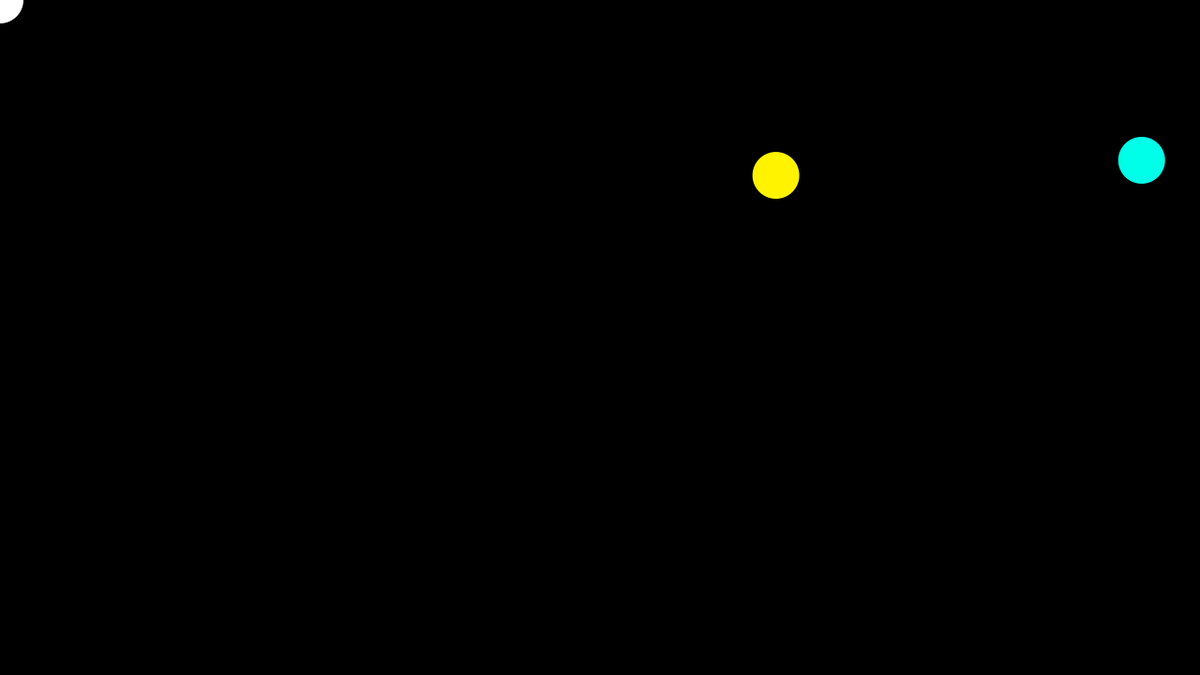
Frame 1 (no input)
Frame 60 (the mouse pressed at the canvas centre just before this capture): identical to frame 1, image omitted
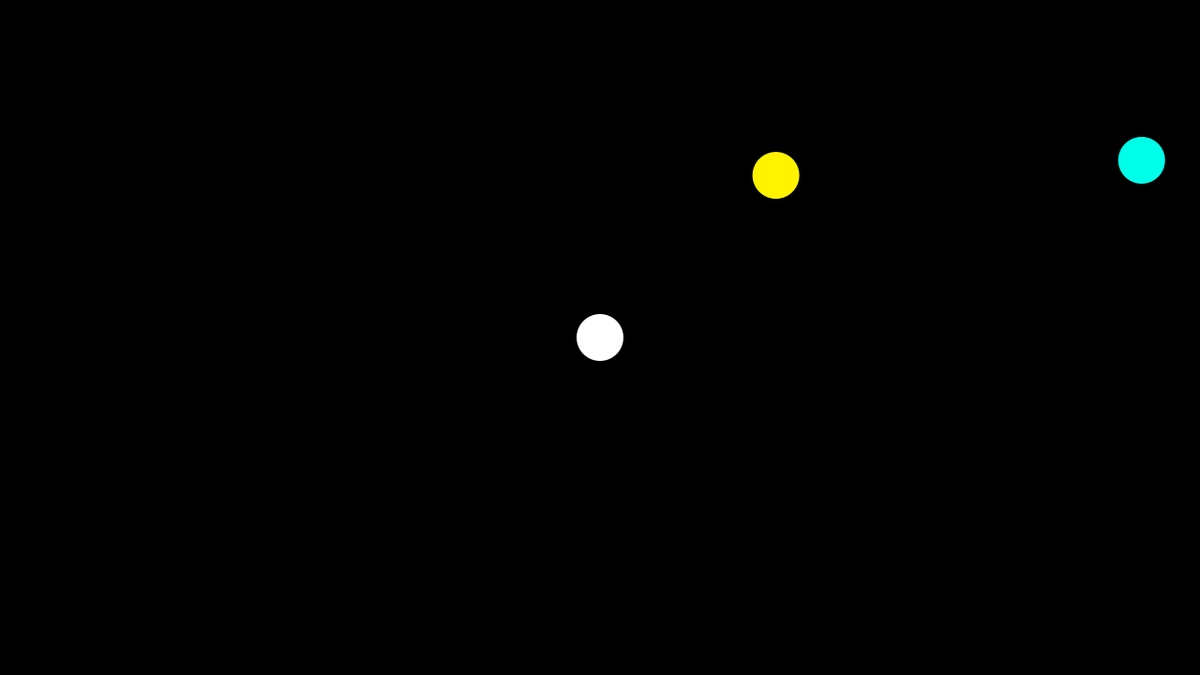
Frame 120 (the mouse held since frame 60 and released just before this capture)

The Processing sketch that drew these frames (run headless with seeded random() and noise(); from frame 60 on, the mouse is pressed at the canvas centre):

// Processing sketch: player_item_collection_250523a
// ── player_item_collection_250523a.pde


// プレイヤーの座標
float player_x;
float player_y;



// アイテム1の座標
float item1_x;
float item1_y;
// アイテム1フラグ
boolean item1_flag;


// アイテム2の座標
float item2_x;
float item2_y;
// アイテム2フラグ
boolean item2_flag;


// 経過秒数を計算する（フレームカウント）

int item1_counter;


void setup() {
  size(1280, 720);
  noStroke();


  // アイテムを画面のどこかに配置する
  item1_x = random(width);
  item1_y = random(height);
  // アイテム1状態（初期状態では見えている）
  item1_flag = true;

  // アイテムを画面のどこかに配置する
  item2_x = random(width);
  item2_y = random(height);
}


void draw() {
  background(0);
  noStroke();

  player_x = mouseX;
  player_y = mouseY;

  // プレイヤーとアイテムの座標の距離を計算して、変数distanceに代入する
  float distance1 = dist(player_x, player_y, item1_x, item1_y);
  // 距離が一定以下だっら
  if (distance1 < 25) {
    // アイテムを消す
    item1_flag = false;
  }


  // item1復活のカウント
  if (item1_flag == false) {
    item1_counter = item1_counter + 1;
    if (item1_counter > 60 * 5) {

      // アイテムを画面のどこかに配置する
      item1_x = random(width);
      item1_y = random(height);
      // アイテム1を出現させる
      item1_flag = true;
      
      // 次の出現にむけてカウンタをリセットする
      item1_counter = 0;
    }
  }





  // アイテム2の場合
  float distance2 = dist(player_x, player_y, item2_x, item2_y);
  if (distance2 < 25) {
    // アイテムを画面のどこかに配置する
    item2_x = random(width);
    item2_y = random(height);
  }


  // プレイヤーとアイテムを描く

  // player
  fill(255);
  ellipse(player_x, player_y, 50, 50);



  // item1
  if (item1_flag == true) {
    fill(#FFF300);
    ellipse(item1_x, item1_y, 50, 50);
  } else {
    //消す時に画面の外に出す
    item1_x = -999;
    item1_y = -999;
  }


  // item2
  fill(#00FFE8);
  ellipse(item2_x, item2_y, 50, 50);
}
